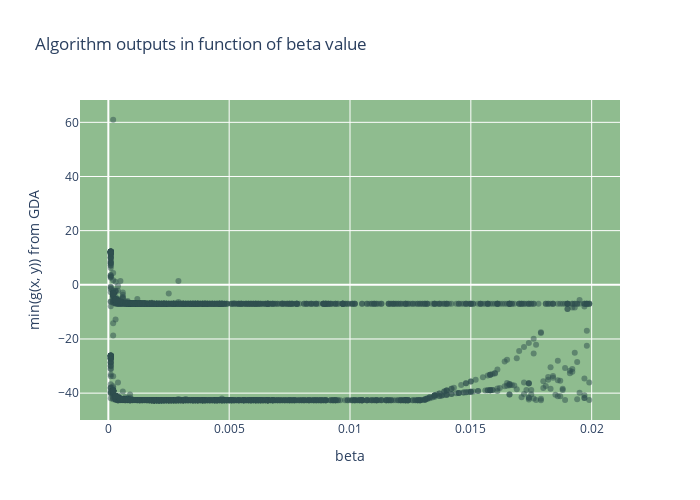

The notebook cell saved with this chart:
### Markdown cell above
Następnie rysuję wykres wartości funkcji dla punktów zwracanych przez _GDA_, dla odpowiednich wartosci współczynników __beta__.

### Code cell
layout = go.Layout(width=700, height=500,
                   title_text='Algorithm outputs in function of beta value',
                   plot_bgcolor='DarkSeaGreen',
                   xaxis_title='beta',
                   yaxis_title='min(g(x, y)) from GDA')
fig = go.Figure(layout=layout)
for _, row in df.iterrows():
    fig.add_trace(go.Scatter(mode='markers', marker_color='DarkSlateGrey', 
                             opacity=0.5, x=df.columns, y=row, showlegend = False))
fig.show()

### Figure 1 — Plotly figure (JSON) as saved in the notebook; plotly's stock layout.template omitted (floating-point values rounded to 4 significant figures; data arrays with more than 128 entries replaced by an {"elided": "..."} marker saying what was removed)
{"data": [{"marker": {"color": "DarkSlateGrey"}, "mode": "markers", "opacity": 0.5, "showlegend": false, "type": "scatter", "x": {"elided": "199 float values"}, "y": {"elided": "199 float values"}}, {"marker": {"color": "DarkSlateGrey"}, "mode": "markers", "opacity": 0.5, "showlegend": false, "type": "scatter", "x": {"elided": "199 float values"}, "y": {"elided": "199 float values"}}, {"marker": {"color": "DarkSlateGrey"}, "mode": "markers", "opacity": 0.5, "showlegend": false, "type": "scatter", "x": {"elided": "199 float values"}, "y": {"elided": "199 float values"}}, {"marker": {"color": "DarkSlateGrey"}, "mode": "markers", "opacity": 0.5, "showlegend": false, "type": "scatter", "x": {"elided": "199 float values"}, "y": {"elided": "199 float values"}}, {"marker": {"color": "DarkSlateGrey"}, "mode": "markers", "opacity": 0.5, "showlegend": false, "type": "scatter", "x": {"elided": "199 float values"}, "y": {"elided": "199 float values"}}, {"marker": {"color": "DarkSlateGrey"}, "mode": "markers", "opacity": 0.5, "showlegend": false, "type": "scatter", "x": {"elided": "199 float values"}, "y": {"elided": "199 float values"}}, {"marker": {"color": "DarkSlateGrey"}, "mode": "markers", "opacity": 0.5, "showlegend": false, "type": "scatter", "x": {"elided": "199 float values"}, "y": {"elided": "199 float values"}}, {"marker": {"color": "DarkSlateGrey"}, "mode": "markers", "opacity": 0.5, "showlegend": false, "type": "scatter", "x": {"elided": "199 float values"}, "y": {"elided": "199 float values"}}, {"marker": {"color": "DarkSlateGrey"}, "mode": "markers", "opacity": 0.5, "showlegend": false, "type": "scatter", "x": {"elided": "199 float values"}, "y": {"elided": "199 float values"}}, {"marker": {"color": "DarkSlateGrey"}, "mode": "markers", "opacity": 0.5, "showlegend": false, "type": "scatter", "x": {"elided": "199 float values"}, "y": {"elided": "199 float values"}}, {"marker": {"color": "DarkSlateGrey"}, "mode": "markers", "opacity": 0.5, "showlegend": false, "type": "scatter", "x": {"elided": "199 float values"}, "y": {"elided": "199 float values"}}, {"marker": {"color": "DarkSlateGrey"}, "mode": "markers", "opacity": 0.5, "showlegend": false, "type": "scatter", "x": {"elided": "199 float values"}, "y": {"elided": "199 float values"}}, {"marker": {"color": "DarkSlateGrey"}, "mode": "markers", "opacity": 0.5, "showlegend": false, "type": "scatter", "x": {"elided": "199 float values"}, "y": {"elided": "199 float values"}}, {"marker": {"color": "DarkSlateGrey"}, "mode": "markers", "opacity": 0.5, "showlegend": false, "type": "scatter", "x": {"elided": "199 float values"}, "y": {"elided": "199 float values"}}, {"marker": {"color": "DarkSlateGrey"}, "mode": "markers", "opacity": 0.5, "showlegend": false, "type": "scatter", "x": {"elided": "199 float values"}, "y": {"elided": "199 float values"}}, {"marker": {"color": "DarkSlateGrey"}, "mode": "markers", "opacity": 0.5, "showlegend": false, "type": "scatter", "x": {"elided": "199 float values"}, "y": {"elided": "199 float values"}}, {"marker": {"color": "DarkSlateGrey"}, "mode": "markers", "opacity": 0.5, "showlegend": false, "type": "scatter", "x": {"elided": "199 float values"}, "y": {"elided": "199 float values"}}, {"marker": {"color": "DarkSlateGrey"}, "mode": "markers", "opacity": 0.5, "showlegend": false, "type": "scatter", "x": {"elided": "199 float values"}, "y": {"elided": "199 float values"}}, {"marker": {"color": "DarkSlateGrey"}, "mode": "markers", "opacity": 0.5, "showlegend": false, "type": "scatter", "x": {"elided": "199 float values"}, "y": {"elided": "199 float values"}}, {"marker": {"color": "DarkSlateGrey"}, "mode": "markers", "opacity": 0.5, "showlegend": false, "type": "scatter", "x": {"elided": "199 float values"}, "y": {"elided": "199 float values"}}, {"marker": {"color": "DarkSlateGrey"}, "mode": "markers", "opacity": 0.5, "showlegend": false, "type": "scatter", "x": {"elided": "199 float values"}, "y": {"elided": "199 float values"}}, {"marker": {"color": "DarkSlateGrey"}, "mode": "markers", "opacity": 0.5, "showlegend": false, "type": "scatter", "x": {"elided": "199 float values"}, "y": {"elided": "199 float values"}}, {"marker": {"color": "DarkSlateGrey"}, "mode": "markers", "opacity": 0.5, "showlegend": false, "type": "scatter", "x": {"elided": "199 float values"}, "y": {"elided": "199 float values"}}, {"marker": {"color": "DarkSlateGrey"}, "mode": "markers", "opacity": 0.5, "showlegend": false, "type": "scatter", "x": {"elided": "199 float values"}, "y": {"elided": "199 float values"}}, {"marker": {"color": "DarkSlateGrey"}, "mode": "markers", "opacity": 0.5, "showlegend": false, "type": "scatter", "x": {"elided": "199 float values"}, "y": {"elided": "199 float values"}}, {"marker": {"color": "DarkSlateGrey"}, "mode": "markers", "opacity": 0.5, "showlegend": false, "type": "scatter", "x": {"elided": "199 float values"}, "y": {"elided": "199 float values"}}, {"marker": {"color": "DarkSlateGrey"}, "mode": "markers", "opacity": 0.5, "showlegend": false, "type": "scatter", "x": {"elided": "199 float values"}, "y": {"elided": "199 float values"}}, {"marker": {"color": "DarkSlateGrey"}, "mode": "markers", "opacity": 0.5, "showlegend": false, "type": "scatter", "x": {"elided": "199 float values"}, "y": {"elided": "199 float values"}}, {"marker": {"color": "DarkSlateGrey"}, "mode": "markers", "opacity": 0.5, "showlegend": false, "type": "scatter", "x": {"elided": "199 float values"}, "y": {"elided": "199 float values"}}, {"marker": {"color": "DarkSlateGrey"}, "mode": "markers", "opacity": 0.5, "showlegend": false, "type": "scatter", "x": {"elided": "199 float values"}, "y": {"elided": "199 float values"}}, {"marker": {"color": "DarkSlateGrey"}, "mode": "markers", "opacity": 0.5, "showlegend": false, "type": "scatter", "x": {"elided": "199 float values"}, "y": {"elided": "199 float values"}}, {"marker": {"color": "DarkSlateGrey"}, "mode": "markers", "opacity": 0.5, "showlegend": false, "type": "scatter", "x": {"elided": "199 float values"}, "y": {"elided": "199 float values"}}, {"marker": {"color": "DarkSlateGrey"}, "mode": "markers", "opacity": 0.5, "showlegend": false, "type": "scatter", "x": {"elided": "199 float values"}, "y": {"elided": "199 float values"}}, {"marker": {"color": "DarkSlateGrey"}, "mode": "markers", "opacity": 0.5, "showlegend": false, "type": "scatter", "x": {"elided": "199 float values"}, "y": {"elided": "199 float values"}}, {"marker": {"color": "DarkSlateGrey"}, "mode": "markers", "opacity": 0.5, "showlegend": false, "type": "scatter", "x": {"elided": "199 float values"}, "y": {"elided": "199 float values"}}, {"marker": {"color": "DarkSlateGrey"}, "mode": "markers", "opacity": 0.5, "showlegend": false, "type": "scatter", "x": {"elided": "199 float values"}, "y": {"elided": "199 float values"}}, {"marker": {"color": "DarkSlateGrey"}, "mode": "markers", "opacity": 0.5, "showlegend": false, "type": "scatter", "x": {"elided": "199 float values"}, "y": {"elided": "199 float values"}}, {"marker": {"color": "DarkSlateGrey"}, "mode": "markers", "opacity": 0.5, "showlegend": false, "type": "scatter", "x": {"elided": "199 float values"}, "y": {"elided": "199 float values"}}, {"marker": {"color": "DarkSlateGrey"}, "mode": "markers", "opacity": 0.5, "showlegend": false, "type": "scatter", "x": {"elided": "199 float values"}, "y": {"elided": "199 float values"}}, {"marker": {"color": "DarkSlateGrey"}, "mode": "markers", "opacity": 0.5, "showlegend": false, "type": "scatter", "x": {"elided": "199 float values"}, "y": {"elided": "199 float values"}}, {"marker": {"color": "DarkSlateGrey"}, "mode": "markers", "opacity": 0.5, "showlegend": false, "type": "scatter", "x": {"elided": "199 float values"}, "y": {"elided": "199 float values"}}, {"marker": {"color": "DarkSlateGrey"}, "mode": "markers", "opacity": 0.5, "showlegend": false, "type": "scatter", "x": {"elided": "199 float values"}, "y": {"elided": "199 float values"}}, {"marker": {"color": "DarkSlateGrey"}, "mode": "markers", "opacity": 0.5, "showlegend": false, "type": "scatter", "x": {"elided": "199 float values"}, "y": {"elided": "199 float values"}}, {"marker": {"color": "DarkSlateGrey"}, "mode": "markers", "opacity": 0.5, "showlegend": false, "type": "scatter", "x": {"elided": "199 float values"}, "y": {"elided": "199 float values"}}, {"marker": {"color": "DarkSlateGrey"}, "mode": "markers", "opacity": 0.5, "showlegend": false, "type": "scatter", "x": {"elided": "199 float values"}, "y": {"elided": "199 float values"}}, {"marker": {"color": "DarkSlateGrey"}, "mode": "markers", "opacity": 0.5, "showlegend": false, "type": "scatter", "x": {"elided": "199 float values"}, "y": {"elided": "199 float values"}}, {"marker": {"color": "DarkSlateGrey"}, "mode": "markers", "opacity": 0.5, "showlegend": false, "type": "scatter", "x": {"elided": "199 float values"}, "y": {"elided": "199 float values"}}, {"marker": {"color": "DarkSlateGrey"}, "mode": "markers", "opacity": 0.5, "showlegend": false, "type": "scatter", "x": {"elided": "199 float values"}, "y": {"elided": "199 float values"}}, {"marker": {"color": "DarkSlateGrey"}, "mode": "markers", "opacity": 0.5, "showlegend": false, "type": "scatter", "x": {"elided": "199 float values"}, "y": {"elided": "199 float values"}}, {"marker": {"color": "DarkSlateGrey"}, "mode": "markers", "opacity": 0.5, "showlegend": false, "type": "scatter", "x": {"elided": "199 float values"}, "y": {"elided": "199 float values"}}, {"marker": {"color": "DarkSlateGrey"}, "mode": "markers", "opacity": 0.5, "showlegend": false, "type": "scatter", "x": {"elided": "199 float values"}, "y": {"elided": "199 float values"}}, {"marker": {"color": "DarkSlateGrey"}, "mode": "markers", "opacity": 0.5, "showlegend": false, "type": "scatter", "x": {"elided": "199 float values"}, "y": {"elided": "199 float values"}}, {"marker": {"color": "DarkSlateGrey"}, "mode": "markers", "opacity": 0.5, "showlegend": false, "type": "scatter", "x": {"elided": "199 float values"}, "y": {"elided": "199 float values"}}, {"marker": {"color": "DarkSlateGrey"}, "mode": "markers", "opacity": 0.5, "showlegend": false, "type": "scatter", "x": {"elided": "199 float values"}, "y": {"elided": "199 float values"}}, {"marker": {"color": "DarkSlateGrey"}, "mode": "markers", "opacity": 0.5, "showlegend": false, "type": "scatter", "x": {"elided": "199 float values"}, "y": {"elided": "199 float values"}}, {"marker": {"color": "DarkSlateGrey"}, "mode": "markers", "opacity": 0.5, "showlegend": false, "type": "scatter", "x": {"elided": "199 float values"}, "y": {"elided": "199 float values"}}, {"marker": {"color": "DarkSlateGrey"}, "mode": "markers", "opacity": 0.5, "showlegend": false, "type": "scatter", "x": {"elided": "199 float values"}, "y": {"elided": "199 float values"}}, {"marker": {"color": "DarkSlateGrey"}, "mode": "markers", "opacity": 0.5, "showlegend": false, "type": "scatter", "x": {"elided": "199 float values"}, "y": {"elided": "199 float values"}}, {"marker": {"color": "DarkSlateGrey"}, "mode": "markers", "opacity": 0.5, "showlegend": false, "type": "scatter", "x": {"elided": "199 float values"}, "y": {"elided": "199 float values"}}, {"marker": {"color": "DarkSlateGrey"}, "mode": "markers", "opacity": 0.5, "showlegend": false, "type": "scatter", "x": {"elided": "199 float values"}, "y": {"elided": "199 float values"}}, {"marker": {"color": "DarkSlateGrey"}, "mode": "markers", "opacity": 0.5, "showlegend": false, "type": "scatter", "x": {"elided": "199 float values"}, "y": {"elided": "199 float values"}}, {"marker": {"color": "DarkSlateGrey"}, "mode": "markers", "opacity": 0.5, "showlegend": false, "type": "scatter", "x": {"elided": "199 float values"}, "y": {"elided": "199 float values"}}, {"marker": {"color": "DarkSlateGrey"}, "mode": "markers", "opacity": 0.5, "showlegend": false, "type": "scatter", "x": {"elided": "199 float values"}, "y": {"elided": "199 float values"}}, {"marker": {"color": "DarkSlateGrey"}, "mode": "markers", "opacity": 0.5, "showlegend": false, "type": "scatter", "x": {"elided": "199 float values"}, "y": {"elided": "199 float values"}}, {"marker": {"color": "DarkSlateGrey"}, "mode": "markers", "opacity": 0.5, "showlegend": false, "type": "scatter", "x": {"elided": "199 float values"}, "y": {"elided": "199 float values"}}, {"marker": {"color": "DarkSlateGrey"}, "mode": "markers", "opacity": 0.5, "showlegend": false, "type": "scatter", "x": {"elided": "199 float values"}, "y": {"elided": "199 float values"}}, {"marker": {"color": "DarkSlateGrey"}, "mode": "markers", "opacity": 0.5, "showlegend": false, "type": "scatter", "x": {"elided": "199 float values"}, "y": {"elided": "199 float values"}}, {"marker": {"color": "DarkSlateGrey"}, "mode": "markers", "opacity": 0.5, "showlegend": false, "type": "scatter", "x": {"elided": "199 float values"}, "y": {"elided": "199 float values"}}, {"marker": {"color": "DarkSlateGrey"}, "mode": "markers", "opacity": 0.5, "showlegend": false, "type": "scatter", "x": {"elided": "199 float values"}, "y": {"elided": "199 float values"}}, {"marker": {"color": "DarkSlateGrey"}, "mode": "markers", "opacity": 0.5, "showlegend": false, "type": "scatter", "x": {"elided": "199 float values"}, "y": {"elided": "199 float values"}}, {"marker": {"color": "DarkSlateGrey"}, "mode": "markers", "opacity": 0.5, "showlegend": false, "type": "scatter", "x": {"elided": "199 float values"}, "y": {"elided": "199 float values"}}, {"marker": {"color": "DarkSlateGrey"}, "mode": "markers", "opacity": 0.5, "showlegend": false, "type": "scatter", "x": {"elided": "199 float values"}, "y": {"elided": "199 float values"}}, {"marker": {"color": "DarkSlateGrey"}, "mode": "markers", "opacity": 0.5, "showlegend": false, "type": "scatter", "x": {"elided": "199 float values"}, "y": {"elided": "199 float values"}}, {"marker": {"color": "DarkSlateGrey"}, "mode": "markers", "opacity": 0.5, "showlegend": false, "type": "scatter", "x": {"elided": "199 float values"}, "y": {"elided": "199 float values"}}, {"marker": {"color": "DarkSlateGrey"}, "mode": "markers", "opacity": 0.5, "showlegend": false, "type": "scatter", "x": {"elided": "199 float values"}, "y": {"elided": "199 float values"}}, {"marker": {"color": "DarkSlateGrey"}, "mode": "markers", "opacity": 0.5, "showlegend": false, "type": "scatter", "x": {"elided": "199 float values"}, "y": {"elided": "199 float values"}}, {"marker": {"color": "DarkSlateGrey"}, "mode": "markers", "opacity": 0.5, "showlegend": false, "type": "scatter", "x": {"elided": "199 float values"}, "y": {"elided": "199 float values"}}, {"marker": {"color": "DarkSlateGrey"}, "mode": "markers", "opacity": 0.5, "showlegend": false, "type": "scatter", "x": {"elided": "199 float values"}, "y": {"elided": "199 float values"}}, {"marker": {"color": "DarkSlateGrey"}, "mode": "markers", "opacity": 0.5, "showlegend": false, "type": "scatter", "x": {"elided": "199 float values"}, "y": {"elided": "199 float values"}}, {"marker": {"color": "DarkSlateGrey"}, "mode": "markers", "opacity": 0.5, "showlegend": false, "type": "scatter", "x": {"elided": "199 float values"}, "y": {"elided": "199 float values"}}, {"marker": {"color": "DarkSlateGrey"}, "mode": "markers", "opacity": 0.5, "showlegend": false, "type": "scatter", "x": {"elided": "199 float values"}, "y": {"elided": "199 float values"}}, {"marker": {"color": "DarkSlateGrey"}, "mode": "markers", "opacity": 0.5, "showlegend": false, "type": "scatter", "x": {"elided": "199 float values"}, "y": {"elided": "199 float values"}}, {"marker": {"color": "DarkSlateGrey"}, "mode": "markers", "opacity": 0.5, "showlegend": false, "type": "scatter", "x": {"elided": "199 float values"}, "y": {"elided": "199 float values"}}, {"marker": {"color": "DarkSlateGrey"}, "mode": "markers", "opacity": 0.5, "showlegend": false, "type": "scatter", "x": {"elided": "199 float values"}, "y": {"elided": "199 float values"}}, {"marker": {"color": "DarkSlateGrey"}, "mode": "markers", "opacity": 0.5, "showlegend": false, "type": "scatter", "x": {"elided": "199 float values"}, "y": {"elided": "199 float values"}}, {"marker": {"color": "DarkSlateGrey"}, "mode": "markers", "opacity": 0.5, "showlegend": false, "type": "scatter", "x": {"elided": "199 float values"}, "y": {"elided": "199 float values"}}, {"marker": {"color": "DarkSlateGrey"}, "mode": "markers", "opacity": 0.5, "showlegend": false, "type": "scatter", "x": {"elided": "199 float values"}, "y": {"elided": "199 float values"}}, {"marker": {"color": "DarkSlateGrey"}, "mode": "markers", "opacity": 0.5, "showlegend": false, "type": "scatter", "x": {"elided": "199 float values"}, "y": {"elided": "199 float values"}}, {"marker": {"color": "DarkSlateGrey"}, "mode": "markers", "opacity": 0.5, "showlegend": false, "type": "scatter", "x": {"elided": "199 float values"}, "y": {"elided": "199 float values"}}, {"marker": {"color": "DarkSlateGrey"}, "mode": "markers", "opacity": 0.5, "showlegend": false, "type": "scatter", "x": {"elided": "199 float values"}, "y": {"elided": "199 float values"}}, {"marker": {"color": "DarkSlateGrey"}, "mode": "markers", "opacity": 0.5, "showlegend": false, "type": "scatter", "x": {"elided": "199 float values"}, "y": {"elided": "199 float values"}}, {"marker": {"color": "DarkSlateGrey"}, "mode": "markers", "opacity": 0.5, "showlegend": false, "type": "scatter", "x": {"elided": "199 float values"}, "y": {"elided": "199 float values"}}, {"marker": {"color": "DarkSlateGrey"}, "mode": "markers", "opacity": 0.5, "showlegend": false, "type": "scatter", "x": {"elided": "199 float values"}, "y": {"elided": "199 float values"}}, {"marker": {"color": "DarkSlateGrey"}, "mode": "markers", "opacity": 0.5, "showlegend": false, "type": "scatter", "x": {"elided": "199 float values"}, "y": {"elided": "199 float values"}}, {"marker": {"color": "DarkSlateGrey"}, "mode": "markers", "opacity": 0.5, "showlegend": false, "type": "scatter", "x": {"elided": "199 float values"}, "y": {"elided": "199 float values"}}, {"marker": {"color": "DarkSlateGrey"}, "mode": "markers", "opacity": 0.5, "showlegend": false, "type": "scatter", "x": {"elided": "199 float values"}, "y": {"elided": "199 float values"}}, {"marker": {"color": "DarkSlateGrey"}, "mode": "markers", "opacity": 0.5, "showlegend": false, "type": "scatter", "x": {"elided": "199 float values"}, "y": {"elided": "199 float values"}}, {"marker": {"color": "DarkSlateGrey"}, "mode": "markers", "opacity": 0.5, "showlegend": false, "type": "scatter", "x": {"elided": "199 float values"}, "y": {"elided": "199 float values"}}, {"marker": {"color": "DarkSlateGrey"}, "mode": "markers", "opacity": 0.5, "showlegend": false, "type": "scatter", "x": {"elided": "199 float values"}, "y": {"elided": "199 float values"}}, {"marker": {"color": "DarkSlateGrey"}, "mode": "markers", "opacity": 0.5, "showlegend": false, "type": "scatter", "x": {"elided": "199 float values"}, "y": {"elided": "199 float values"}}], "layout": {"height": 500, "plot_bgcolor": "DarkSeaGreen", "title": {"text": "Algorithm outputs in function of beta value"}, "width": 700, "xaxis": {"title": {"text": "beta"}}, "yaxis": {"title": {"text": "min(g(x, y)) from GDA"}}}}
